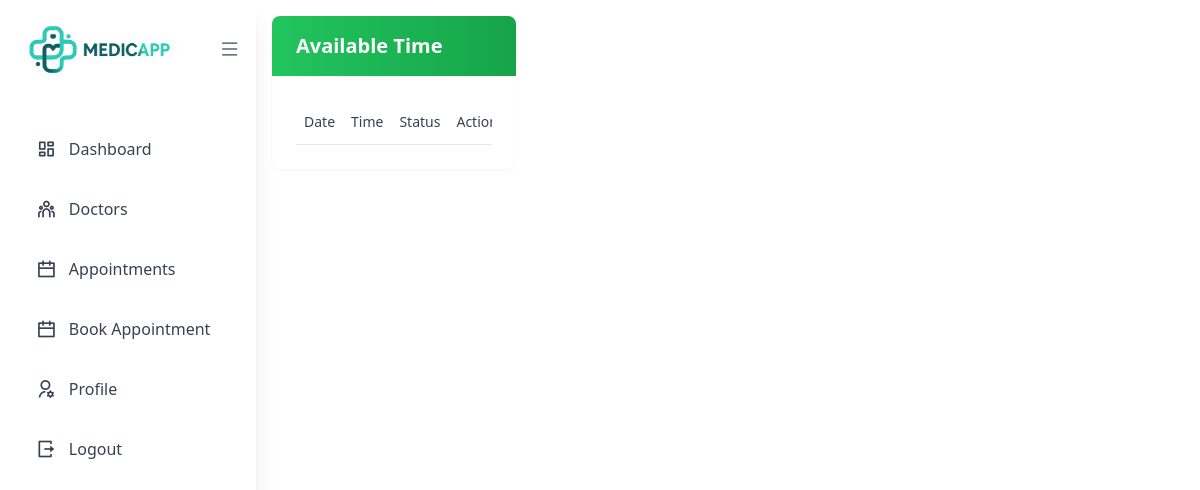
Page /doctors/view_available/time_for_1 (signed in) on the earlier database version.
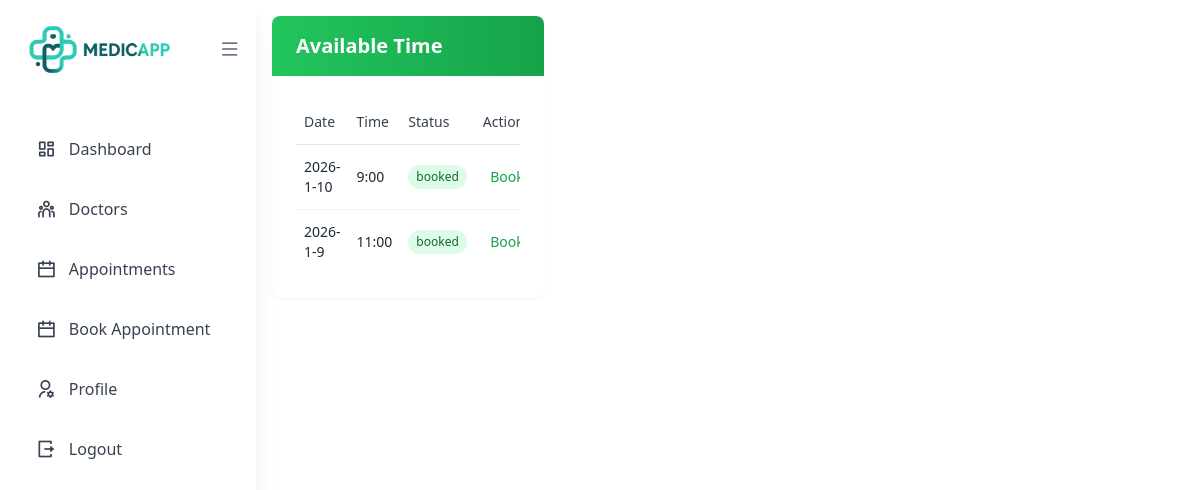
Same page on the later database version.
### app.py (models this page shows)
class Doctor_Schedule(db.Model):
    __tablename__ = "doctor_schedule"
    doctor_schedule_id: Mapped[int] = mapped_column(Integer, primary_key=True, autoincrement=True)
    doctor_id: Mapped[int] = mapped_column(ForeignKey("doctor.doctor_id"))
    vacant_date: Mapped[str] = mapped_column(String(20))
    vacant_time: Mapped[str] = mapped_column(String(20))
    status: Mapped[str] = mapped_column(String(20))
    doctor = relationship("Doctor", back_populates="doctor_schedule")
    record = relationship("MedicalRecord", back_populates="doctor_schedule")

### app.py (the view, shortened to what this page needs)
@app.route('/doctors/view_available/time_for_<int:doctor_id>')
def viewAvailableTime(doctor_id):
    if 'role' not in session or session['role'] != 'patient':
        return redirect(url_for('unauthorized'))
    user_id = session.get('user_id')
    profile = Patient.query.filter_by(account_id=user_id).first()
    schedules = Doctor_Schedule.query.filter_by(doctor_id=doctor_id).all()
    return render_template('patient/viewAvailableTime.html',
                           schedules=schedules,
                           profile=profile
                           )

### templates/patient/viewAvailableTime.html (shortened to what this page needs)
{% extends 'base/layout.html' %}
{% block content %}
<div class="flex h-screen">
    {% include 'patient/patient_sidebar.html' %}
    <div class="w-1/2 p-4 items-center">
        <div class="bg-white rounded-lg shadow-sm overflow-hidden">
            <div class="bg-gradient-to-r from-green-500 to-green-600 px-6 py-4">
                <h2 class="text-xl font-bold text-white">Available Time</h2>
            </div>
            <div class="p-6">
                <div class="overflow-x-auto">
                    <form>
                        <table class="w-full text-sm">
                            <thead>
                                <tr class="border-b border-gray-200">
                                    <th class="text-left py-3 px-2 font-medium text-gray-700">Date</th>
                                    <th class="text-left py-3 px-2 font-medium text-gray-700">Time</th>
                                    <th class="text-left py-3 px-2 font-medium text-gray-700">Status</th>
                                    <th class="text-center py-3 px-2 font-medium text-gray-700">Actions</th>
                                </tr>
                            </thead>
                            <tbody class="divide-y divide-gray-100">
                                {% for schedule in schedules %}
                                        {% if loop.index0 < 10 %}
                                <tr class="hover:bg-gray-50 transition-colors">
                                    <td class="py-3 px-2 text-gray-800">
                                        {{ schedule.vacant_date }}
                                    </td>
                                    <td name="vacant_time" class="py-3 px-2 text-gray-800">
                                        {{ schedule.vacant_time }}
                                    </td>
                                    <td class="py-3 px-2">
                                        {% if schedule.status != 'Booked' %}
                                        <span class="inline-block bg-green-100 text-green-800 text-xs px-2 py-1 rounded-full">
                                            {{ schedule.status }}
                                        </span>
                                        {% else %}
                                        <span class="inline-block bg-blue-100 text-blue-800 text-xs px-2 py-1 rounded-full">
                                            {{ schedule.status }}
                                        </span>
                                        {% endif %}
                                    </td>
                                    <td class="py-3 px-2 text-center">
                                        {% if schedule.status != 'Booked' %}
                                        <form action="{{ url_for('book_appointment', doctor_schedule_id=schedule.doctor_schedule_id) }}" method="POST" class="text-green-600" onsubmit="return confirm('Are you sure you want to Book this schedule?');">
                                            <button type="submit" class="text-green-600 bg-transparent border-none cursor-pointer">Book</button>
                                        </form>
                                        {% else %}
                                        <span class="text-blue-600">Booked</span>
                                        {% endif %}
                                    </td>
                                </tr>
                                    {% endif %}
                                {% endfor %}
                            </tbody>
                        </table>
                    </form>
                </div>
            </div>
        </div>
    </div>
</div>
{% endblock %}

### templates/base/layout.html (shortened to what this page needs)
<!DOCTYPE html>
<html lang="en">
<head>
    <script src="https://cdn.tailwindcss.com"></script>
    <link rel="stylesheet" href="{{ url_for('static', filename='style.css') }}">
    <link href="https://cdn.jsdelivr.net/npm/remixicon/fonts/remixicon.css" rel="stylesheet">
    <link rel="stylesheet" href="https://cdnjs.cloudflare.com/ajax/libs/font-awesome/6.5.0/css/all.min.css">
</head>
<body>
    <div class="flex min-h-screen">
        {% block content %}{% endblock %}
    </div>
</body>

### templates/patient/patient_sidebar.html (shortened to what this page needs)
<div class="flex min-h-screen">
    <aside id="patientSidebar"
        class="w-64 bg-white shadow-xl flex flex-col p-4
              sticky top-0 h-screen
              transition-all duration-300">
        <div class="mb-8 flex items-center justify-between">
            <img src="/static/img/logo-name-removebg-preview.png"
                class="sidebar-logo p-2 w-[180px] transition-all duration-300"
                alt="logo">
            <button onclick="toggleSidebar(this)"
                    class="text-gray-500 hover:text-blue-600">
                <i class="ri-menu-line text-xl"></i>
            </button>
        </div>
        <nav class="flex-1">
            <ul class="space-y-2 text-gray-700 p-2">
                <li>
                    <a href="{{ url_for('patient_dashboard') }}"
                    class="flex items-center gap-3 px-3 py-3 rounded-xl transition
                    {% if request.endpoint == 'patient_dashboard' %}
                            bg-blue-100 text-blue-700 shadow-md shadow-blue-200 font-semibold
                    {% else %}
                            hover:bg-blue-100 hover:text-blue-700
                    {% endif %}">
                        <i class="ri-dashboard-line sidebar-icon text-xl"></i>
                        <span class="font-medium sidebar-text">Dashboard</span>
                    </a>
                </li>
                <li>
                    <a href="{{ url_for('available_doctors') }}"
                    class="flex items-center gap-3 px-3 py-3 rounded-xl transition
                    {% if request.endpoint == 'available_doctors' %}
                            bg-blue-100 text-blue-700 shadow-md shadow-blue-200 font-semibold
                    {% else %}
                            hover:bg-blue-100 hover:text-blue-700
                    {% endif %}">
                        <i class="ri-team-line sidebar-icon text-xl"></i>
                        <span class="font-medium sidebar-text">Doctors</span>
                    </a>
                </li>
                <li>
                    <a href="{{ url_for('patient_appointment') }}"
                    class="flex items-center gap-3 px-3 py-3 rounded-xl transition
                    {% if request.endpoint == 'patient_appointment' %}
                            bg-blue-100 text-blue-700 shadow-md shadow-blue-200 font-semibold
                    {% else %}
                            hover:bg-blue-100 hover:text-blue-700
                    {% endif %}">
                        <i class="ri-calendar-line sidebar-icon text-xl"></i>
                        <span class="font-medium sidebar-text">Appointments</span>
                    </a>
                </li>
                <li>
                    <a href="{{ url_for('create_appointment') }}"
                    class="flex items-center gap-3 px-3 py-3 rounded-xl transition
                    {% if request.endpoint == 'create_appointment' %}
                            bg-blue-100 text-blue-700 shadow-md shadow-blue-200 font-semibold
                    {% else %}
                            hover:bg-blue-100 hover:text-blue-700
                    {% endif %}">
                        <i class="ri-calendar-line sidebar-icon text-xl"></i>
                        <span class="font-medium sidebar-text">Book Appointment</span>
                    </a>
                </li>
                <li>
                    <a href="{{ url_for('patient_profile') }}"
                    class="flex items-center gap-3 px-3 py-3 rounded-xl transition
                    {% if request.endpoint == 'patient_profile' %}
                            bg-blue-100 text-blue-700 shadow-md shadow-blue-200 font-semibold
                    {% else %}
                            hover:bg-blue-100 hover:text-blue-700
                    {% endif %}">
                        <i class="ri-user-settings-line sidebar-icon text-xl"></i>
                        <span class="font-medium sidebar-text">Profile</span>
                    </a>
                </li>
                <div class="mt-10">
                    <a
                        href="{{ url_for('logout') }}"
                        @click.prevent="
                            clearPatientStorage({{ profile.patient_id }});
                            window.location.href='{{ url_for('logout') }}';
                        "
                        class="flex items-center gap-3 p-3 rounded-xl hover:bg-red-100 transition-all"
                        >
                        <i class="ri-logout-box-r-line sidebar-icon text-xl"></i>
                        <span class="font-medium sidebar-text">Logout</span>
                    </a>
                </div>
            </ul>
        </nav>
    </aside>
</div>

### static/style.css (style rules this page uses)
.sidebar-icon { @apply text-gray-500 transition-colors; }
.sidebar-text { @apply transition-opacity; }

Differences in the rows shown:
added Doctor_Schedule: vacant_date "2026-1-10", vacant_time "9:00", status "booked"
added Doctor_Schedule: vacant_date "2026-1-9", vacant_time "11:00", status "booked"
